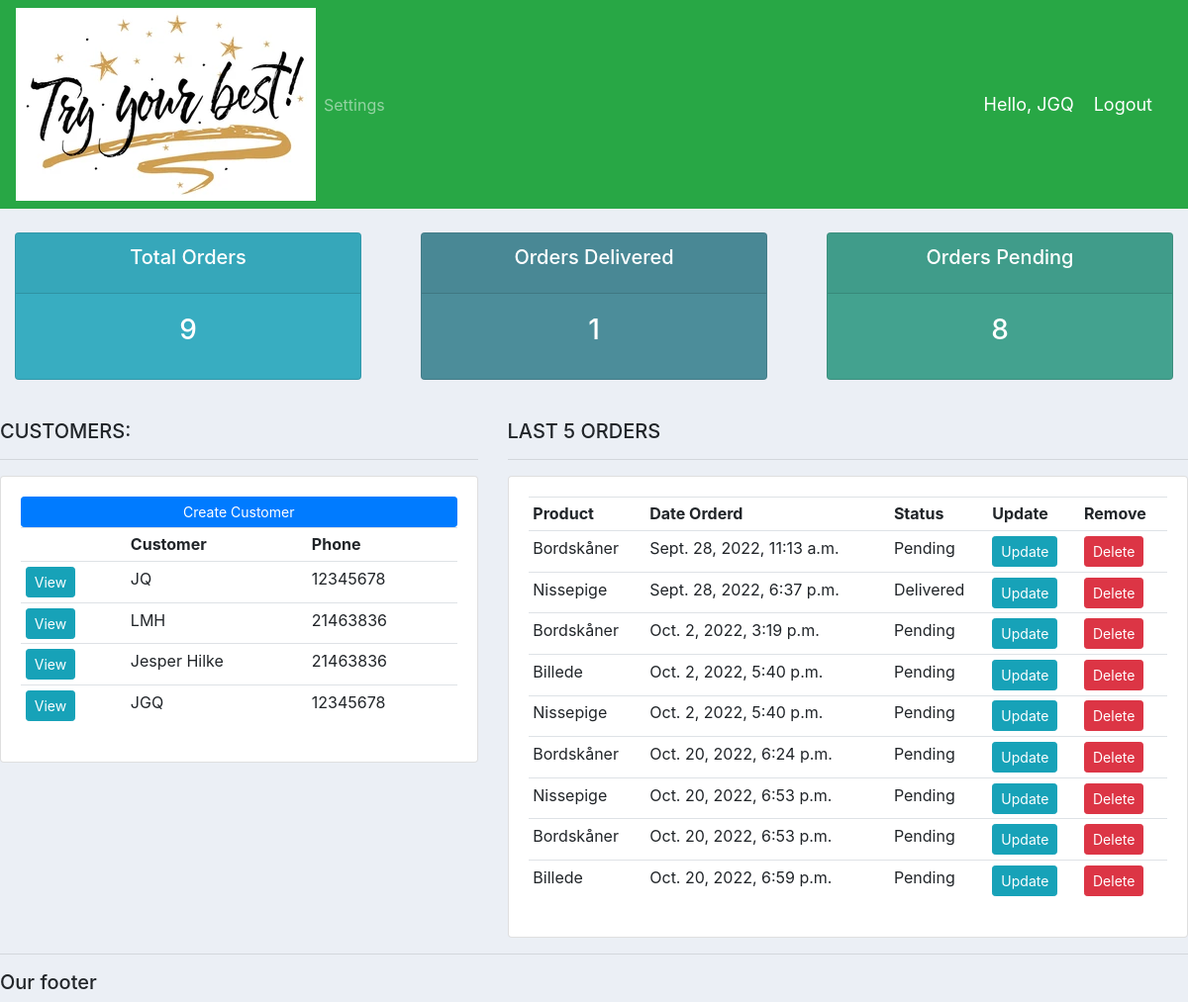
Screenshot of / (signed in) with the database file from the repository.
### accounts/models.py (models this page shows, shortened)
class Customer(models.Model):
		user = models.OneToOneField(User, null=True, blank=True, on_delete=models.CASCADE)
		name = models.CharField(max_length=200, null = True)
		phone = models.CharField(max_length=200, null = True)
		email = models.CharField(max_length=200, null = True)
		profile_pic = models.ImageField(default="profile1.jpg", null=True, blank=True)
		date_created = models.DateField(auto_now_add=True)

class Order(models.Model):
	STATUS = (
			('Pending', 'Pending'),
			('Out for delivery', 'Out for delivery'),
			('Delivered', 'Delivered'),
			)
	customer = models.ForeignKey(Customer, null=True, on_delete=models.SET_NULL)
	product = models.ForeignKey(Product, null=True, on_delete=models.SET_NULL)
	date_created = models.DateTimeField(auto_now_add=True, null=True)
	status = models.CharField(max_length=200, null=True, choices=STATUS)
	note = models.CharField(max_length=200, null=True)

class Product(models.Model):
		CATEGORY = (
				('Indoor', 'Indoor'),
				('Out Door', 'Out Door'),
				)
		name = models.CharField(max_length=200, null=True)
		price = models.FloatField(null=True)
		category = models.CharField(max_length=200, null=True, choices=CATEGORY)
		description = models.CharField(max_length=200, null=True)
		date_created = models.DateTimeField(auto_now_add=True, null=True)
		tags = models.ManyToManyField(Tag)
		def __str__(self):
			return self.name

### accounts/decorators.py (the view)
	def wrapper_function(request, *args, **kwargs):
		group = None
		if request.user.groups.exists():
			group = request.user.groups.all()[0].name
		if group == 'customer':
			return redirect('user-page')
		if group == 'admin':
			return view_func(request, *args, **kwargs)

### accounts/views.py (called while the page is built)
@login_required(login_url='login')
@admin_only
def home(request):
    orders = Order.objects.all()
    customers = Customer.objects.all()
    total_customers = customers.count()
    total_orders = orders.count()
    delivered = orders.filter(status='Delivered').count()
    pending = orders.filter(status='Pending').count()
    context = {
        'orders': orders,
        'customers': customers,
        'total_orders': total_orders,
        'delivered': delivered,
        'pending': pending,
        }
    return render(request, 'accounts/dashboard.html', context)

### accounts/templates/accounts/dashboard.html
{%  extends 'accounts/main.html' %}
{% block content %}
{%  include 'accounts/status.html' %}
<br>
<div class="row">
	<div class="col-md-5">
		<h5>CUSTOMERS:</h5>
		<hr>
		<div class="card card-body">
			<a class="btn btn-primary  btn-sm btn-block" href="">Create Customer</a>
			<table class="table table-sm">
				<tr>
					<th></th>
					<th>Customer</th>
					<th>Phone</th>
				</tr>
				{% for customer in customers %}
					<tr>
						<td><a class="btn btn-sm btn-info" href="{% url 'customer' customer.id %}">View</a></td>
						<td>{{ customer.name }}</td>
						<td>{{ customer.phone }}</td>
					</tr>
				{% endfor %}
			</table>
		</div>
	</div>
	<div class="col-md-7">
		<h5>LAST 5 ORDERS</h5>
		<hr>
		<div class="card card-body">
			<table class="table table-sm">
				<tr>
					<th>Product</th>
					<th>Date Orderd</th>
					<th>Status</th>
					<th>Update</th>
					<th>Remove</th>
				</tr>
				{% for order in orders %}
					<tr>
						<td>{{ order.product }}</td>
						<td>{{ order.date_created }}</td>
						<td>{{ order.status }}</td>
						<td><a class="btn btn-sm btn-info" href="{% url 'update_order' order.id %}">Update</a></td>
						<td><a class="btn btn-sm btn-danger" href="{% url 'delete_order' order.id %}">Delete</a></td>
					</tr>
				{% endfor %}
			</table>
		</div>
	</div>
</div>
{% endblock %}

### accounts/templates/accounts/navbar.html (shortened to what this page needs)
{% load static %}
<nav class="navbar navbar-expand-lg navbar-dark bg-success">
  <img src="{% static 'images/try-best.jpg' %}">
    <div class="collapse navbar-collapse" id="navbarNav">
      <ul class="navbar-nav">
        {% if request.user.is_staff %}
        <li class="nav-item active">
          <a class="nav-link" href="{% url 'home' %}">Dashboard </a>
        </li>
        <li class="nav-item">
          <a class="nav-link" href="{% url 'products' %}">Products</a>
        </li>
        {% else %}
          <li class="nav-item">
            <a class="nav-link" href="{% url 'account' %}">Settings</a>
          </li>
        {% endif %}
      </ul>
    </div>
    <span class="hello-msg">Hello, {{request.user}} </span>
    <span><a class="hello-msg" href="{% url 'logout' %}">Logout</a></span>
  </nav>

### static/css/main.css (style rules this page uses)
body { background-color: #ebeff5; }

### accounts/templates/accounts/navbar.html (style rules this page uses)
.hello-msg { font-size: 18px; color: #fff; margin-right: 20px; }

### rows the page displays
Customer: name "JQ", phone "12345678"
Customer: name "LMH", phone "21463836"
Customer: name "Jesper Hilke", phone "21463836"
Customer: name "JGQ", phone "12345678"
Order: product "Bordskåner", date_created "Sept. 28, 2022, 11:13 a.m.", status "Pending"
Order: product "Nissepige", date_created "Sept. 28, 2022, 6:37 p.m.", status "Delivered"
Order: product "Bordskåner", date_created "Oct. 2, 2022, 3:19 p.m.", status "Pending"
Order: product "Billede", date_created "Oct. 2, 2022, 5:40 p.m.", status "Pending"
Order: product "Nissepige", date_created "Oct. 2, 2022, 5:40 p.m.", status "Pending"
Order: product "Bordskåner", date_created "Oct. 20, 2022, 6:24 p.m.", status "Pending"
Order: product "Nissepige", date_created "Oct. 20, 2022, 6:53 p.m.", status "Pending"
Order: product "Bordskåner", date_created "Oct. 20, 2022, 6:53 p.m.", status "Pending"
Order: product "Billede", date_created "Oct. 20, 2022, 6:59 p.m.", status "Pending"

### other values shown
{{ request.user }} "JGQ"
{{ total_orders }} "9"
{{ delivered }} "1"
{{ pending }} "8"
